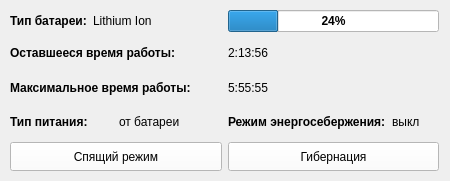
<?xml version="1.0" encoding="UTF-8"?>
<ui version="4.0">
 <class>MainWindow</class>
 <widget class="QMainWindow" name="MainWindow">
  <property name="geometry">
   <rect>
    <x>0</x>
    <y>0</y>
    <width>448</width>
    <height>181</height>
   </rect>
  </property>
  <property name="windowTitle">
   <string>MainWindow</string>
  </property>
  <widget class="QWidget" name="centralwidget">
   <property name="sizePolicy">
    <sizepolicy hsizetype="Fixed" vsizetype="Fixed">
     <horstretch>0</horstretch>
     <verstretch>0</verstretch>
    </sizepolicy>
   </property>
   <property name="minimumSize">
    <size>
     <width>450</width>
     <height>180</height>
    </size>
   </property>
   <property name="maximumSize">
    <size>
     <width>450</width>
     <height>180</height>
    </size>
   </property>
   <property name="palette">
    <palette>
     <active>
      <colorrole role="WindowText">
       <brush brushstyle="SolidPattern">
        <color alpha="255">
         <red>0</red>
         <green>0</green>
         <blue>0</blue>
        </color>
       </brush>
      </colorrole>
      <colorrole role="Button">
       <brush brushstyle="SolidPattern">
        <color alpha="255">
         <red>255</red>
         <green>255</green>
         <blue>255</blue>
        </color>
       </brush>
      </colorrole>
      <colorrole role="Light">
       <brush brushstyle="SolidPattern">
        <color alpha="255">
         <red>255</red>
         <green>255</green>
         <blue>255</blue>
        </color>
       </brush>
      </colorrole>
      <colorrole role="Midlight">
       <brush brushstyle="SolidPattern">
        <color alpha="255">
         <red>255</red>
         <green>255</green>
         <blue>255</blue>
        </color>
       </brush>
      </colorrole>
      <colorrole role="Dark">
       <brush brushstyle="SolidPattern">
        <color alpha="255">
         <red>127</red>
         <green>127</green>
         <blue>127</blue>
        </color>
       </brush>
      </colorrole>
      <colorrole role="Mid">
       <brush brushstyle="SolidPattern">
        <color alpha="255">
         <red>170</red>
         <green>170</green>
         <blue>170</blue>
        </color>
       </brush>
      </colorrole>
      <colorrole role="Text">
       <brush brushstyle="SolidPattern">
        <color alpha="255">
         <red>0</red>
         <green>0</green>
         <blue>0</blue>
        </color>
       </brush>
      </colorrole>
      <colorrole role="BrightText">
       <brush brushstyle="SolidPattern">
        <color alpha="255">
         <red>255</red>
         <green>255</green>
         <blue>255</blue>
        </color>
       </brush>
      </colorrole>
      <colorrole role="ButtonText">
       <brush brushstyle="SolidPattern">
        <color alpha="255">
         <red>0</red>
         <green>0</green>
         <blue>0</blue>
        </color>
       </brush>
      </colorrole>
      <colorrole role="Base">
       <brush brushstyle="SolidPattern">
        <color alpha="255">
         <red>255</red>
         <green>255</green>
         <blue>255</blue>
        </color>
       </brush>
      </colorrole>
      <colorrole role="Window">
       <brush brushstyle="SolidPattern">
        <color alpha="255">
         <red>255</red>
         <green>255</green>
         <blue>255</blue>
        </color>
       </brush>
      </colorrole>
      <colorrole role="Shadow">
       <brush brushstyle="SolidPattern">
        <color alpha="255">
         <red>0</red>
         <green>0</green>
         <blue>0</blue>
        </color>
       </brush>
      </colorrole>
      <colorrole role="AlternateBase">
       <brush brushstyle="SolidPattern">
        <color alpha="255">
         <red>255</red>
         <green>255</green>
         <blue>255</blue>
        </color>
       </brush>
      </colorrole>
      <colorrole role="ToolTipBase">
       <brush brushstyle="SolidPattern">
        <color alpha="255">
         <red>255</red>
         <green>255</green>
         <blue>220</blue>
        </color>
       </brush>
      </colorrole>
      <colorrole role="ToolTipText">
       <brush brushstyle="SolidPattern">
        <color alpha="255">
         <red>0</red>
         <green>0</green>
         <blue>0</blue>
        </color>
       </brush>
      </colorrole>
      <colorrole role="PlaceholderText">
       <brush brushstyle="SolidPattern">
        <color alpha="127">
         <red>0</red>
         <green>0</green>
         <blue>0</blue>
        </color>
       </brush>
      </colorrole>
      <colorrole role="Accent">
       <brush brushstyle="SolidPattern">
        <color alpha="255">
         <red>255</red>
         <green>255</green>
         <blue>255</blue>
        </color>
       </brush>
      </colorrole>
     </active>
     <inactive>
      <colorrole role="WindowText">
       <brush brushstyle="SolidPattern">
        <color alpha="255">
         <red>0</red>
         <green>0</green>
         <blue>0</blue>
        </color>
       </brush>
      </colorrole>
      <colorrole role="Button">
       <brush brushstyle="SolidPattern">
        <color alpha="255">
         <red>255</red>
         <green>255</green>
         <blue>255</blue>
        </color>
       </brush>
      </colorrole>
      <colorrole role="Light">
       <brush brushstyle="SolidPattern">
        <color alpha="255">
         <red>255</red>
         <green>255</green>
         <blue>255</blue>
        </color>
       </brush>
      </colorrole>
      <colorrole role="Midlight">
       <brush brushstyle="SolidPattern">
        <color alpha="255">
         <red>255</red>
         <green>255</green>
         <blue>255</blue>
        </color>
       </brush>
      </colorrole>
      <colorrole role="Dark">
       <brush brushstyle="SolidPattern">
        <color alpha="255">
         <red>127</red>
         <green>127</green>
         <blue>127</blue>
        </color>
       </brush>
      </colorrole>
      <colorrole role="Mid">
       <brush brushstyle="SolidPattern">
        <color alpha="255">
         <red>170</red>
         <green>170</green>
         <blue>170</blue>
        </color>
       </brush>
      </colorrole>
      <colorrole role="Text">
       <brush brushstyle="SolidPattern">
        <color alpha="255">
         <red>0</red>
         <green>0</green>
         <blue>0</blue>
        </color>
       </brush>
      </colorrole>
      <colorrole role="BrightText">
       <brush brushstyle="SolidPattern">
        <color alpha="255">
         <red>255</red>
         <green>255</green>
         <blue>255</blue>
        </color>
       </brush>
      </colorrole>
      <colorrole role="ButtonText">
       <brush brushstyle="SolidPattern">
        <color alpha="255">
         <red>0</red>
         <green>0</green>
         <blue>0</blue>
        </color>
       </brush>
      </colorrole>
      <colorrole role="Base">
       <brush brushstyle="SolidPattern">
        <color alpha="255">
         <red>255</red>
         <green>255</green>
         <blue>255</blue>
        </color>
       </brush>
      </colorrole>
      <colorrole role="Window">
       <brush brushstyle="SolidPattern">
        <color alpha="255">
         <red>255</red>
         <green>255</green>
         <blue>255</blue>
        </color>
       </brush>
      </colorrole>
      <colorrole role="Shadow">
       <brush brushstyle="SolidPattern">
        <color alpha="255">
         <red>0</red>
         <green>0</green>
         <blue>0</blue>
        </color>
       </brush>
      </colorrole>
      <colorrole role="AlternateBase">
       <brush brushstyle="SolidPattern">
        <color alpha="255">
         <red>255</red>
         <green>255</green>
         <blue>255</blue>
        </color>
       </brush>
      </colorrole>
      <colorrole role="ToolTipBase">
       <brush brushstyle="SolidPattern">
        <color alpha="255">
         <red>255</red>
         <green>255</green>
         <blue>220</blue>
        </color>
       </brush>
      </colorrole>
      <colorrole role="ToolTipText">
       <brush brushstyle="SolidPattern">
        <color alpha="255">
         <red>0</red>
         <green>0</green>
         <blue>0</blue>
        </color>
       </brush>
      </colorrole>
      <colorrole role="PlaceholderText">
       <brush brushstyle="SolidPattern">
        <color alpha="127">
         <red>0</red>
         <green>0</green>
         <blue>0</blue>
        </color>
       </brush>
      </colorrole>
      <colorrole role="Accent">
       <brush brushstyle="SolidPattern">
        <color alpha="255">
         <red>255</red>
         <green>255</green>
         <blue>255</blue>
        </color>
       </brush>
      </colorrole>
     </inactive>
     <disabled>
      <colorrole role="WindowText">
       <brush brushstyle="SolidPattern">
        <color alpha="255">
         <red>127</red>
         <green>127</green>
         <blue>127</blue>
        </color>
       </brush>
      </colorrole>
      <colorrole role="Button">
       <brush brushstyle="SolidPattern">
        <color alpha="255">
         <red>255</red>
         <green>255</green>
         <blue>255</blue>
        </color>
       </brush>
      </colorrole>
      <colorrole role="Light">
       <brush brushstyle="SolidPattern">
        <color alpha="255">
         <red>255</red>
         <green>255</green>
         <blue>255</blue>
        </color>
       </brush>
      </colorrole>
      <colorrole role="Midlight">
       <brush brushstyle="SolidPattern">
        <color alpha="255">
         <red>255</red>
         <green>255</green>
         <blue>255</blue>
        </color>
       </brush>
      </colorrole>
      <colorrole role="Dark">
       <brush brushstyle="SolidPattern">
        <color alpha="255">
         <red>127</red>
         <green>127</green>
         <blue>127</blue>
        </color>
       </brush>
      </colorrole>
      <colorrole role="Mid">
       <brush brushstyle="SolidPattern">
        <color alpha="255">
         <red>170</red>
         <green>170</green>
         <blue>170</blue>
        </color>
       </brush>
      </colorrole>
      <colorrole role="Text">
       <brush brushstyle="SolidPattern">
        <color alpha="255">
         <red>127</red>
         <green>127</green>
         <blue>127</blue>
        </color>
       </brush>
      </colorrole>
      <colorrole role="BrightText">
       <brush brushstyle="SolidPattern">
        <color alpha="255">
         <red>255</red>
         <green>255</green>
         <blue>255</blue>
        </color>
       </brush>
      </colorrole>
      <colorrole role="ButtonText">
       <brush brushstyle="SolidPattern">
        <color alpha="255">
         <red>127</red>
         <green>127</green>
         <blue>127</blue>
        </color>
       </brush>
      </colorrole>
      <colorrole role="Base">
       <brush brushstyle="SolidPattern">
        <color alpha="255">
         <red>255</red>
         <green>255</green>
         <blue>255</blue>
        </color>
       </brush>
      </colorrole>
      <colorrole role="Window">
       <brush brushstyle="SolidPattern">
        <color alpha="255">
         <red>255</red>
         <green>255</green>
         <blue>255</blue>
        </color>
       </brush>
      </colorrole>
      <colorrole role="Shadow">
       <brush brushstyle="SolidPattern">
        <color alpha="255">
         <red>0</red>
         <green>0</green>
         <blue>0</blue>
        </color>
       </brush>
      </colorrole>
      <colorrole role="AlternateBase">
       <brush brushstyle="SolidPattern">
        <color alpha="255">
         <red>255</red>
         <green>255</green>
         <blue>255</blue>
        </color>
       </brush>
      </colorrole>
      <colorrole role="ToolTipBase">
       <brush brushstyle="SolidPattern">
        <color alpha="255">
         <red>255</red>
         <green>255</green>
         <blue>220</blue>
        </color>
       </brush>
      </colorrole>
      <colorrole role="ToolTipText">
       <brush brushstyle="SolidPattern">
        <color alpha="255">
         <red>0</red>
         <green>0</green>
         <blue>0</blue>
        </color>
       </brush>
      </colorrole>
      <colorrole role="PlaceholderText">
       <brush brushstyle="SolidPattern">
        <color alpha="127">
         <red>127</red>
         <green>127</green>
         <blue>127</blue>
        </color>
       </brush>
      </colorrole>
      <colorrole role="Accent">
       <brush brushstyle="SolidPattern">
        <color alpha="255">
         <red>255</red>
         <green>255</green>
         <blue>255</blue>
        </color>
       </brush>
      </colorrole>
     </disabled>
    </palette>
   </property>
   <widget class="QWidget" name="">
    <property name="geometry">
     <rect>
      <x>10</x>
      <y>10</y>
      <width>429</width>
      <height>161</height>
     </rect>
    </property>
    <layout class="QVBoxLayout" name="verticalLayout">
     <item>
      <layout class="QHBoxLayout" name="horizontalLayout_8">
       <item>
        <layout class="QHBoxLayout" name="horizontalLayout_3">
         <property name="sizeConstraint">
          <enum>QLayout::SizeConstraint::SetFixedSize</enum>
         </property>
         <item>
          <widget class="QLabel" name="label_3">
           <property name="sizePolicy">
            <sizepolicy hsizetype="Fixed" vsizetype="Minimum">
             <horstretch>0</horstretch>
             <verstretch>0</verstretch>
            </sizepolicy>
           </property>
           <property name="font">
            <font>
             <bold>true</bold>
            </font>
           </property>
           <property name="text">
            <string>Тип батареи:</string>
           </property>
          </widget>
         </item>
         <item>
          <widget class="QLabel" name="label_4">
           <property name="text">
            <string>Lithium Ion</string>
           </property>
          </widget>
         </item>
        </layout>
       </item>
       <item>
        <widget class="QProgressBar" name="progressBar">
         <property name="sizePolicy">
          <sizepolicy hsizetype="Preferred" vsizetype="Fixed">
           <horstretch>0</horstretch>
           <verstretch>0</verstretch>
          </sizepolicy>
         </property>
         <property name="font">
          <font>
           <bold>true</bold>
          </font>
         </property>
         <property name="value">
          <number>24</number>
         </property>
        </widget>
       </item>
      </layout>
     </item>
     <item>
      <layout class="QHBoxLayout" name="horizontalLayout_5">
       <property name="sizeConstraint">
        <enum>QLayout::SizeConstraint::SetDefaultConstraint</enum>
       </property>
       <item>
        <widget class="QLabel" name="label_7">
         <property name="font">
          <font>
           <bold>true</bold>
          </font>
         </property>
         <property name="text">
          <string>Оставшееся время работы:</string>
         </property>
        </widget>
       </item>
       <item>
        <widget class="QLabel" name="label_8">
         <property name="sizePolicy">
          <sizepolicy hsizetype="Preferred" vsizetype="Preferred">
           <horstretch>0</horstretch>
           <verstretch>0</verstretch>
          </sizepolicy>
         </property>
         <property name="text">
          <string>2:13:56</string>
         </property>
        </widget>
       </item>
      </layout>
     </item>
     <item>
      <layout class="QHBoxLayout" name="horizontalLayout_6">
       <item>
        <widget class="QLabel" name="label_9">
         <property name="font">
          <font>
           <bold>true</bold>
          </font>
         </property>
         <property name="text">
          <string>Максимальное время работы:</string>
         </property>
        </widget>
       </item>
       <item>
        <widget class="QLabel" name="label_10">
         <property name="sizePolicy">
          <sizepolicy hsizetype="Preferred" vsizetype="Preferred">
           <horstretch>0</horstretch>
           <verstretch>0</verstretch>
          </sizepolicy>
         </property>
         <property name="text">
          <string>5:55:55</string>
         </property>
        </widget>
       </item>
      </layout>
     </item>
     <item>
      <layout class="QHBoxLayout" name="horizontalLayout_9">
       <item>
        <layout class="QHBoxLayout" name="horizontalLayout_2">
         <item>
          <widget class="QLabel" name="label_2">
           <property name="font">
            <font>
             <bold>true</bold>
            </font>
           </property>
           <property name="text">
            <string>Тип питания:</string>
           </property>
          </widget>
         </item>
         <item>
          <widget class="QLabel" name="label">
           <property name="text">
            <string>от батареи</string>
           </property>
          </widget>
         </item>
        </layout>
       </item>
       <item>
        <layout class="QHBoxLayout" name="horizontalLayout_4">
         <item>
          <widget class="QLabel" name="label_5">
           <property name="font">
            <font>
             <bold>true</bold>
            </font>
           </property>
           <property name="text">
            <string>Режим энергосебержения:</string>
           </property>
          </widget>
         </item>
         <item>
          <widget class="QLabel" name="label_6">
           <property name="enabled">
            <bool>true</bool>
           </property>
           <property name="text">
            <string>выкл</string>
           </property>
          </widget>
         </item>
        </layout>
       </item>
      </layout>
     </item>
     <item>
      <layout class="QHBoxLayout" name="horizontalLayout_7">
       <item>
        <widget class="QPushButton" name="pushButton">
         <property name="sizePolicy">
          <sizepolicy hsizetype="Minimum" vsizetype="Preferred">
           <horstretch>0</horstretch>
           <verstretch>0</verstretch>
          </sizepolicy>
         </property>
         <property name="text">
          <string>Спящий режим</string>
         </property>
        </widget>
       </item>
       <item>
        <widget class="QPushButton" name="pushButton_2">
         <property name="sizePolicy">
          <sizepolicy hsizetype="Minimum" vsizetype="Preferred">
           <horstretch>0</horstretch>
           <verstretch>0</verstretch>
          </sizepolicy>
         </property>
         <property name="text">
          <string>Гибернация</string>
         </property>
        </widget>
       </item>
      </layout>
     </item>
    </layout>
   </widget>
  </widget>
 </widget>
 <resources/>
 <connections/>
</ui>
